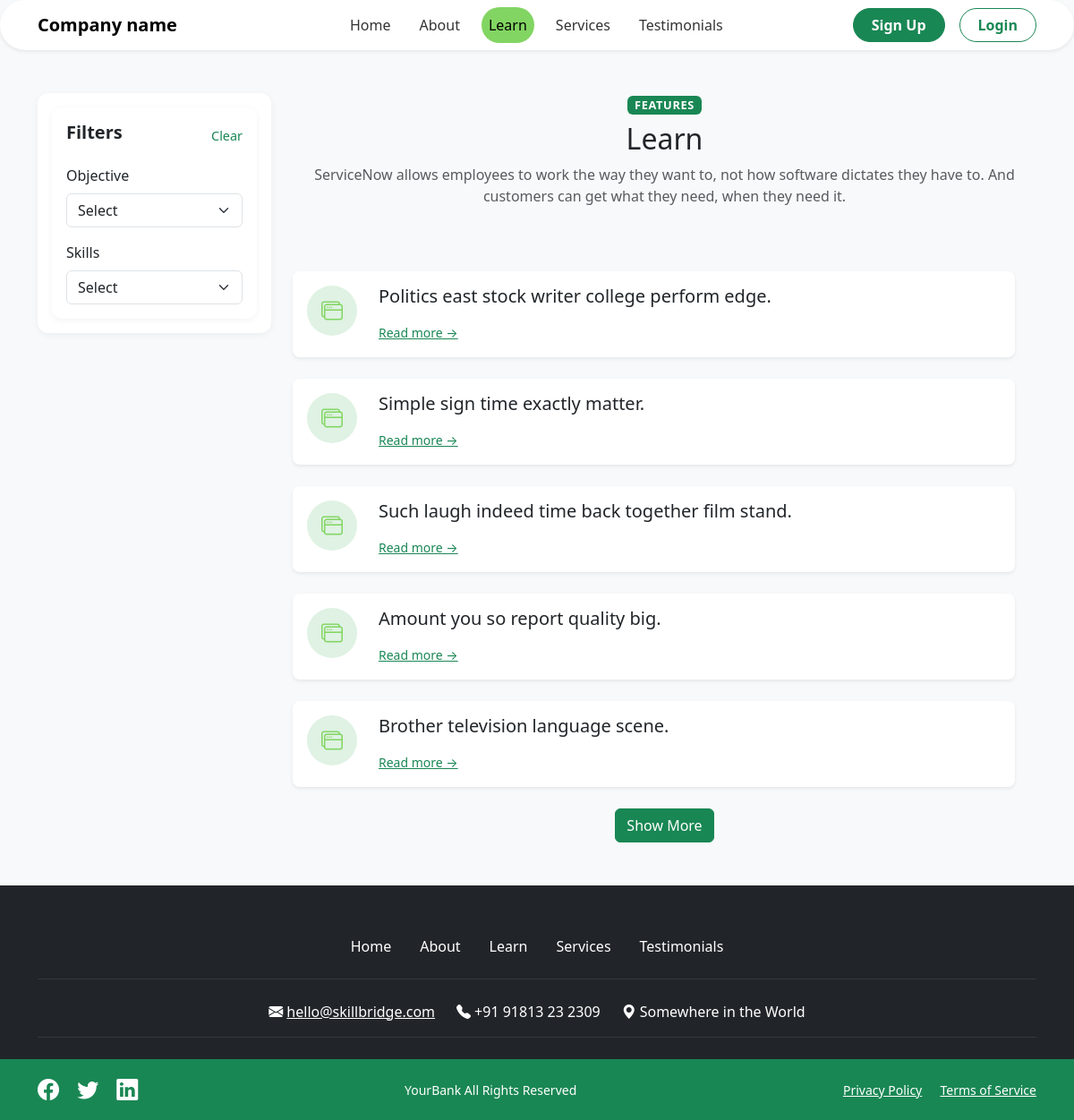
The app's page /blogs/ with its own data.
### blog/models.py (models this page shows, shortened)
class Blog(models.Model):
    title = models.CharField(max_length=200)
    slug = models.SlugField(unique=True, blank=True)
    description = models.TextField()
    category    = models.ForeignKey(Category, related_name='blogs', on_delete=models.PROTECT)
    content = models.TextField()
    created_at = models.DateTimeField(auto_now_add=True)
    updated_at  = models.DateTimeField(auto_now=True)
    objectives = models.ManyToManyField(Objective, blank=True)
    products = models.ManyToManyField(Product, blank=True)
    levels = models.ManyToManyField(Level, blank=True)
    roles = models.ManyToManyField(Role, blank=True)
    skills = models.ManyToManyField(Skill, blank=True)
    image = models.ImageField(
        upload_to='blogs/',
        blank=True, null=True,
        default='images/placeholder.png'
    )
    class Meta:
        ordering = ['-updated_at']

### blog/views.py (the view)
# urls.py: path('', views.blog_list, name='list'),
def blog_list(request):
    blogs = Blog.objects.all()
    raw_objectives = request.GET.getlist('objective')
    raw_products   = request.GET.getlist('product')
    raw_levels     = request.GET.getlist('level')
    raw_roles      = request.GET.getlist('role')
    raw_skills     = request.GET.getlist('skill')
    selected_objectives = [v for v in raw_objectives if v.isdigit()]
    selected_products   = [v for v in raw_products   if v.isdigit()]
    selected_levels     = [v for v in raw_levels     if v.isdigit()]
    selected_roles      = [v for v in raw_roles      if v.isdigit()]
    selected_skills     = [v for v in raw_skills     if v.isdigit()]
    if selected_objectives:
        blogs = blogs.filter(objectives__id__in=selected_objectives)
    if selected_products:
        blogs = blogs.filter(products__id__in=selected_products)
    if selected_levels:
        blogs = blogs.filter(levels__id__in=selected_levels)
    if selected_roles:
        blogs = blogs.filter(roles__id__in=selected_roles)
    if selected_skills:
        blogs = blogs.filter(skills__id__in=selected_skills)
    blogs = blogs.distinct()
    paginator = Paginator(blogs, 5)
    page_number = request.GET.get('page', 1)
    page_obj = paginator.get_page(page_number)
    return render(request, 'blog/blog_list.html', {
        'blogs': page_obj,
        'objectives': Objective.objects.all(),
        'products':   Product.objects.all(),
        'levels':     Level.objects.all(),
        'roles':      Role.objects.all(),
        'skills':     Skill.objects.all(),
        'selected_objectives': selected_objectives,
        'selected_products':   selected_products,
        'selected_levels':     selected_levels,
        'selected_roles':      selected_roles,
        'selected_skills':     selected_skills,
    })

### blog/templates/blog/blog_list.html (shortened to what this page needs)
{% extends "base.html" %} {% load static %} {% block title %}Learn{% endblock %}
 {% block content %}
<section id="learn" class="py-5 bg-light">
  <div class="container">
    <div class="row gx-4">
      <aside class="col-lg-3 mb-4">
        <form method="get" class="filter-panel">
        <div class="filter-panel">
          <div class="d-flex justify-content-between align-items-center">
            <h4>Filters</h4>
            <a href="{% url 'blog:list' %}" class="clear-filters text-success">Clear</a>
          </div>
          <div class="filter-group mt-3">
            <label for="filterObjective">Objective</label>
            <select id="filterObjective" name="objective" class="form-select" onchange="this.form.submit()">
              <option value="">Select</option>
            </select>
          </div>
          <div class="filter-group mt-3">
            <label for="filterSkill">Skills</label>
            <select id="filterSkill" name="skill" class="form-select" onchange="this.form.submit()">
              <option value="">Select</option>
            </select>
          </div>
        </div>
        </form>
      </aside>
      <main class="col-lg-9">
        <div class="text-center mb-5">
          <span class="badge bg-success badge-section">Features</span>
          <h2 class="mt-2">Learn</h2>
          <p class="text-muted">
            ServiceNow allows employees to work the way they want to, not how
            software dictates they have to. And customers can get what they
            need, when they need it.
          </p>
        </div>
        <div class="row gy-4">
          <div class="row gy-4">
            {% for blog in blogs %}
            <div class="col-12">
              <div class="card border-0 shadow-sm rounded-3">
                <div class="card-body d-flex align-items-start">
                  <div class="me-4 card-icon">
                    <i class="bi bi-window-stack"></i>
                  </div>
                  <div class="w-100">
                    <h5 class="card-title">{{ blog.title }}</h5>
                    <a
                      href="{% url 'blog:detail' blog.slug %}"
                      class="stretched-link text-success small"
                    >
                      Read more →
                    </a>
                  </div>
                </div>
              </div>
            </div>
            {% empty %}
            <div class="col-12 text-center text-muted">
              No blog posts found.
            </div>
            {% endfor %}
          </div>
          {% if blogs.has_next %}
  <div class="text-center mt-4">
    <a
      href="?{% if selected_objective %}objective={{ selected_objective }}&{% endif %}
             page={{ blogs.next_page_number }}"
      class="btn btn-success"
    >
      Show More
    </a>
  </div>
{% endif %}
        </div>
      </main>
    </div>
  </div>
</section>
{% endblock %}

### blog/templates/blog/blog_list.html (style rules this page uses)
.filter-panel { background: #fff; border-radius: 0.75rem; padding: 1rem; box-shadow: 0 2px 8px rgba(0, 0, 0, 0.05); }
.filter-panel h4 { font-size: 1.25rem; font-weight: 600; }
.filter-panel .clear-filters { font-size: 0.9rem; text-decoration: none; }
.filter-panel .filter-group { margin-top: 1.5rem; }
.filter-panel .filter-group label { font-weight: 500; margin-bottom: 0.5rem; display: block; }
.badge-section { font-size: 0.75rem; text-transform: uppercase; letter-spacing: 0.05em; }
.card-icon { width: 3.5rem; height: 3.5rem; background-color: rgba(40, 167, 69, 0.15); border-radius: 50%; display: flex; align-items: center; justify-content: center; flex-shrink: 0; }
.card-icon .bi { font-size: 1.5rem; color: #82D562; }

### templates/base.html (style rules this page uses)
.badge-section { font-size: 0.8rem; text-transform: uppercase; letter-spacing: 0.05em; }

### records on screen
Blog: title "Politics east stock writer college perform edge."
Blog: title "Simple sign time exactly matter."
Blog: title "Such laugh indeed time back together film stand."
Blog: title "Amount you so report quality big."
Blog: title "Brother television language scene."
